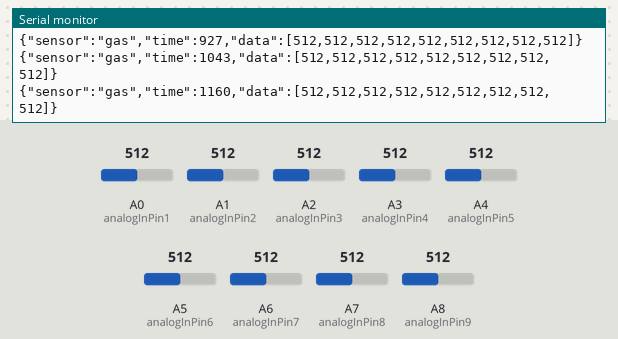
The sketch below on a simulated Arduino Mega 2560, built with avr-gcc and run on an emulated ATmega2560. Shown: the last lines printed to the serial monitor. Inputs (shaded band) come from the test bench; at power-on: A0 (analogInPin1) = 512, A1 (analogInPin2) = 512, A2 (analogInPin3) = 512, A3 (analogInPin4) = 512, A4 (analogInPin5) = 512, A5 (analogInPin6) = 512, A6 (analogInPin7) = 512, A7 (analogInPin8) = 512, A8 (analogInPin9) = 512.

Above: at 1.2 s.
1.3 s: A0 (analogInPin1) set to 109
At 1.4 s:
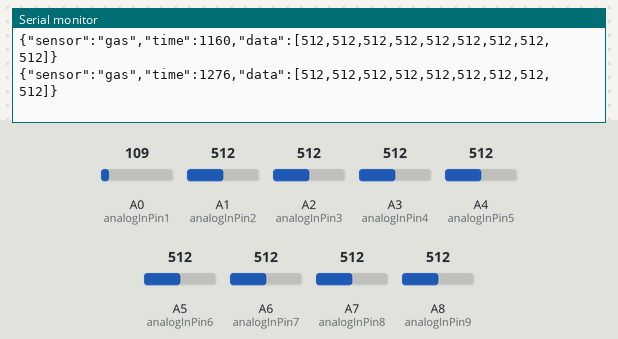
2.8 s: A0 (analogInPin1) set to 93
At 2.8 s:
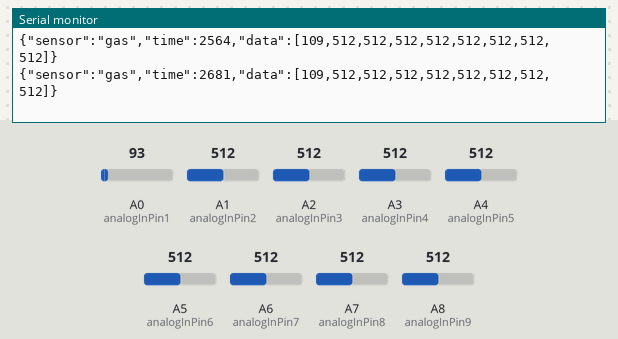
4.3 s: A1 (analogInPin2) set to 108
At 4.31 s:
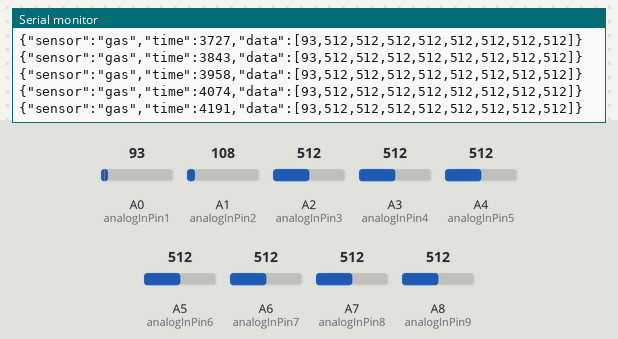
5.8 s: A1 (analogInPin2) set to 92
At 5.82 s:
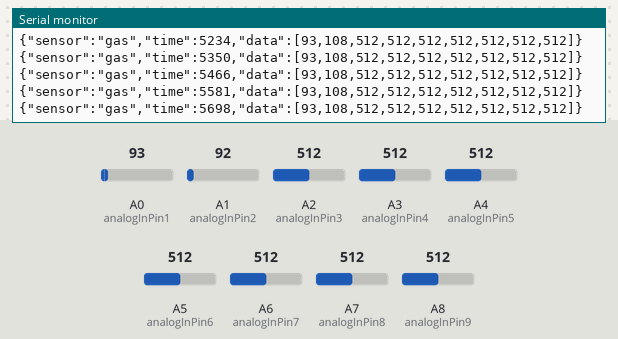
7.3 s: A2 (analogInPin3) set to 104
At 7.31 s:
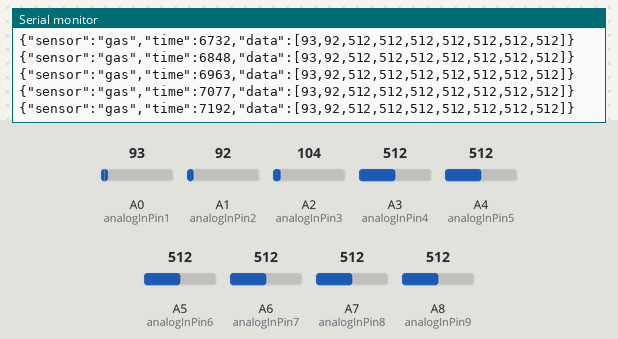
8.8 s: A2 (analogInPin3) set to 88
At 8.8 s:
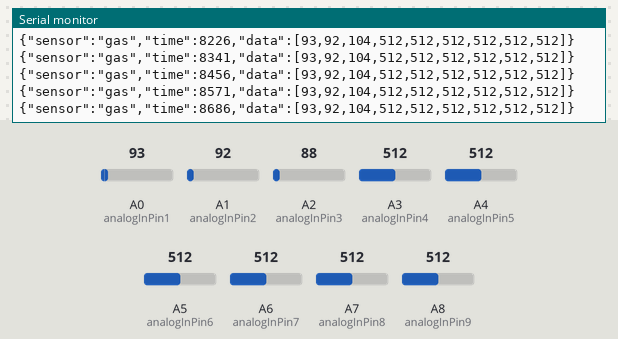
Timing chart, 0 to 11.8 s (numbered marks = the images above; inputs shaded):
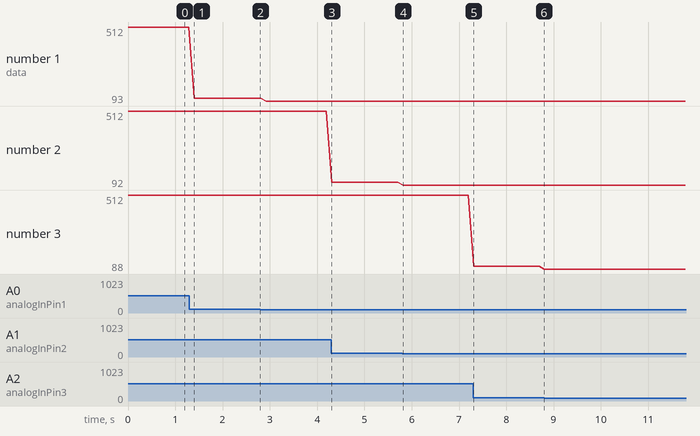

Measured:
- plotted number 1: 512 → 109 after the input at 1.3 s, 109 → 93 after the input at 2.8 s
- plotted number 2: 512 → 108 after the input at 4.3 s, 108 → 92 after the input at 5.8 s
- plotted number 3: 512 → 104 after the input at 7.3 s, 104 → 88 after the input at 8.8 s

The sketch:

read_9sensors.ino
```cpp
#include <ArduinoJson.h>  // https://arduinojson.org/
// These constants won't change. They're used to give names to the pins used:
const int analogInPin1 = A0;  // Analog input pin that the potentiometer is attached to MQ-3    : Alcohol , Ethanol, Smoke
const int analogInPin2 = A1;  // Analog input pin that the potentiometer is attached to MQ-135  : Nox
const int analogInPin3 = A2;  // Analog input pin that the potentiometer is attached to MQ-138  : Acetone,Benzene,Hydrogen,Toluene,Formaldehyde,Alcoho
const int analogInPin4 = A3;  // Analog input pin that the potentiometer is attached to MQ-136  : H2S
const int analogInPin5 = A4;  // Analog input pin that the potentiometer is attached to TGS2611 : Methane
const int analogInPin6 = A5;  // Analog input pin that the potentiometer is attached to MG-811  : Carbon Dioxide(CO2)
const int analogInPin7 = A6;  // Analog input pin that the potentiometer is attached to MQ-137  : Ammonia
const int analogInPin8 = A7;  // Analog input pin that the potentiometer is attached to MQ-5    : LPG,Methane
const int analogInPin9 = A8;  // Analog input pin that the potentiometer is attached to MQ-131  : Ozone

int sensorValue1 = 0;        // value read from the pot
int sensorValue2 = 0;        // value read from the pot
int sensorValue3 = 0;        // value read from the pot
int sensorValue4 = 0;        // value read from the pot
int sensorValue5 = 0;        // value read from the pot
int sensorValue6 = 0;        // value read from the pot
int sensorValue7 = 0;        // value read from the pot
int sensorValue8 = 0;        // value read from the pot
int sensorValue9 = 0;        // value read from the pot

StaticJsonDocument<200> doc;  // <- a little more than 200 bytes in the stack

void setup() {
  // initialize serial communications at 9600 bps:
  Serial.begin(9600);


}

void show_sesor(){
  // print the results to the Serial Monitor:
  Serial.print (" s1 = ");
  Serial.print ( sensorValue1);
  Serial.print (" s2 = ");
  Serial.print ( sensorValue2);
  Serial.print (" s3 = ");
  Serial.print ( sensorValue3);
  Serial.print (" s4 = ");
  Serial.print ( sensorValue4);
  Serial.print (" s5 = ");
  Serial.print ( sensorValue5);
  Serial.print (" s6 = ");
  Serial.print ( sensorValue6);
  Serial.print (" s7 = ");
  Serial.print ( sensorValue7);
  Serial.print (" s8 = ");
  Serial.print ( sensorValue8);
  Serial.print (" s9 = ");
  Serial.println ( sensorValue9);
}

void loop() {
  // read the analog in value:
  sensorValue1 = analogRead(analogInPin1);
  sensorValue2 = analogRead(analogInPin2);
  sensorValue3 = analogRead(analogInPin3);
  sensorValue4 = analogRead(analogInPin4);
  sensorValue5 = analogRead(analogInPin5);
  sensorValue6 = analogRead(analogInPin6);
  sensorValue7 = analogRead(analogInPin7);
  sensorValue8 = analogRead(analogInPin8);
  sensorValue9 = analogRead(analogInPin9);

  doc["sensor"] = "gas";
  doc["time"]   = millis();  //go back to zero after approximately 50 days
  doc["data"][0] = sensorValue1;
  doc["data"][1] = sensorValue2;
  doc["data"][2] = sensorValue3;
  doc["data"][3] = sensorValue4;
  doc["data"][4] = sensorValue5;
  doc["data"][5] = sensorValue6;
  doc["data"][6] = sensorValue7;
  doc["data"][7] = sensorValue8;
  doc["data"][8] = sensorValue9;

  serializeJson(doc, Serial);
  Serial.println ();

  // wait 100 milliseconds before the next loop for the analog-to-digital
  // converter to settle after the last reading:
  delay(100);
}
```
